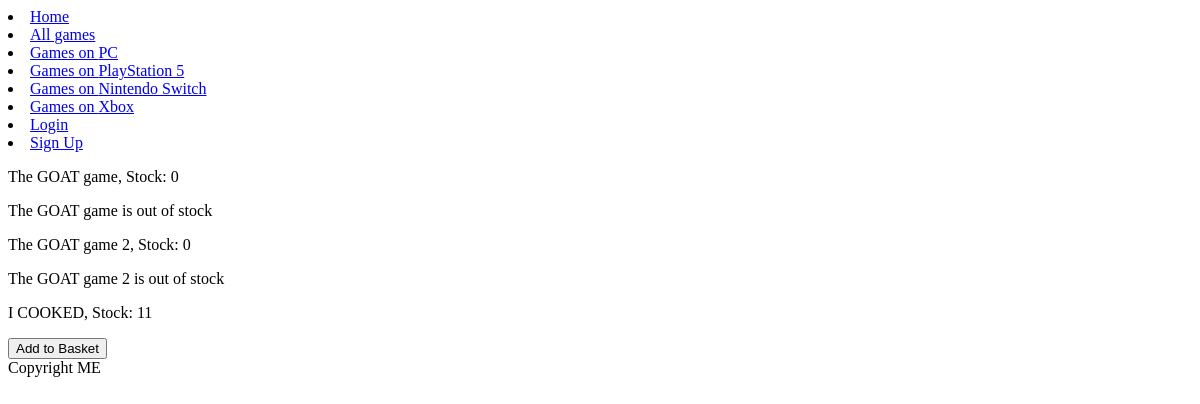
/add_games/, run on an earlier commit of the app's database.
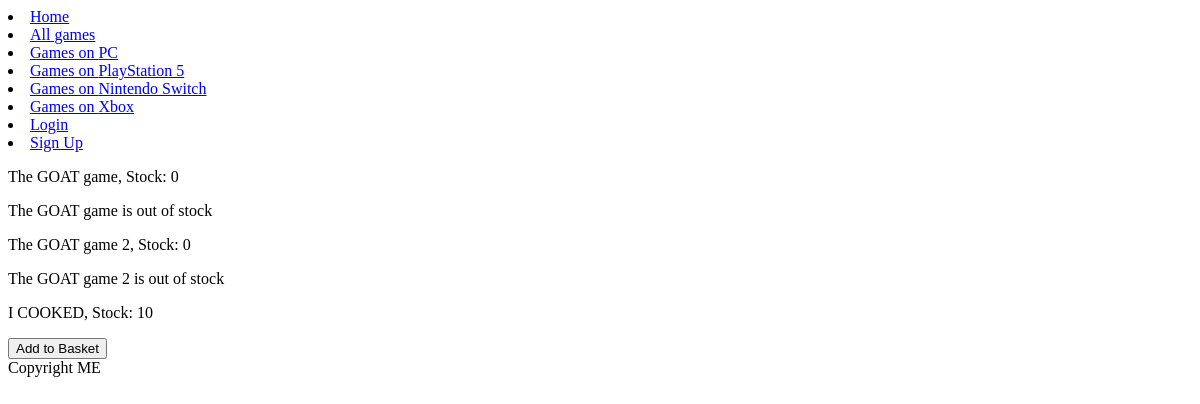
And on a later commit of the database.
### game_practice/models.py (models this page shows, shortened)
class Platform(models.Model):
    id = models.AutoField(primary_key=True)
    platform = models.CharField(max_length=150)

class Game(models.Model):
    Name = models.CharField(max_length=150)
    Description = models.TextField()
    Price = models.FloatField(default=60)
    Number_In_Stock = models.PositiveIntegerField(default=1)
    Game_Platform = models.ManyToManyField(Platform)
    Game_Genre = models.TextField(default='action')

### game_practice/views.py (the view)
# urls.py: path('add_games/', views.add_games, name="add_games")
def add_games(request):
    game = models.Game.objects.all()
    return render(request, 'add_games.html', {'games': game, "platforms" : Platform.objects.all()})

### game_practice/templates/add_games.html (shortened to what this page needs)
{% extends 'base.html' %}
{% block content %}
{% for game in games %}
<p>{{ game.Name }},  Stock: {{ game.Number_In_Stock }}</p>
{% if game.Number_In_Stock == 0 %}
    <p>{{ game.Name}} is out of stock</p>
{% else %}
<form action="{% url 'add_to_basket' game.id %}" method="POST">
    <button type="submit" class="btn btn-primary">
        Add to Basket
    </button>
</form>
{% endif %}
{% endfor %}
{% endblock %}

### game_practice/templates/base.html (shortened to what this page needs)
<!DOCTYPE html>
<html>
    <head>
    </head>
    <body>
        <nav>
            <li><a href="/">Home</a></li>
            <li><a href="/game">All games</a></li>
            {% for platform in platforms %}
            <li><a href="{% url 'by_platform' id=platform.id %}"> Games on {{ platform.platform }}</a></li>
            {% endfor %}
            {% if user.is_authenticated %}
            <li><a href="/add_games"> Add Games To Basket</a></li>
            <li><a href="/shopping_basket">Shopping Basket</a></li>
            {% if user.is_superuser %}
            <li><a href="{% url 'new_game' %}">Create New Games</a></li>
            {% endif %}
            <form action="{% url 'logout' %}" method="POST">
                {% csrf_token %}
                <button type="submit" class="btn-logout">Logout</button>
            </form>
            {% else %}
                <li><a href="/login">Login</a></li>
                <li><a href="/signup">Sign Up</a></li>
            {% endif %}
        </nav>
        {% block content %}
        {% endblock %}
        <footer>
            Copyright ME
        </footer>
    </body>
</html>

What changed in the data, as far as the page shows it:
changed Game "I COOKED": Number_In_Stock "11" → "10"
